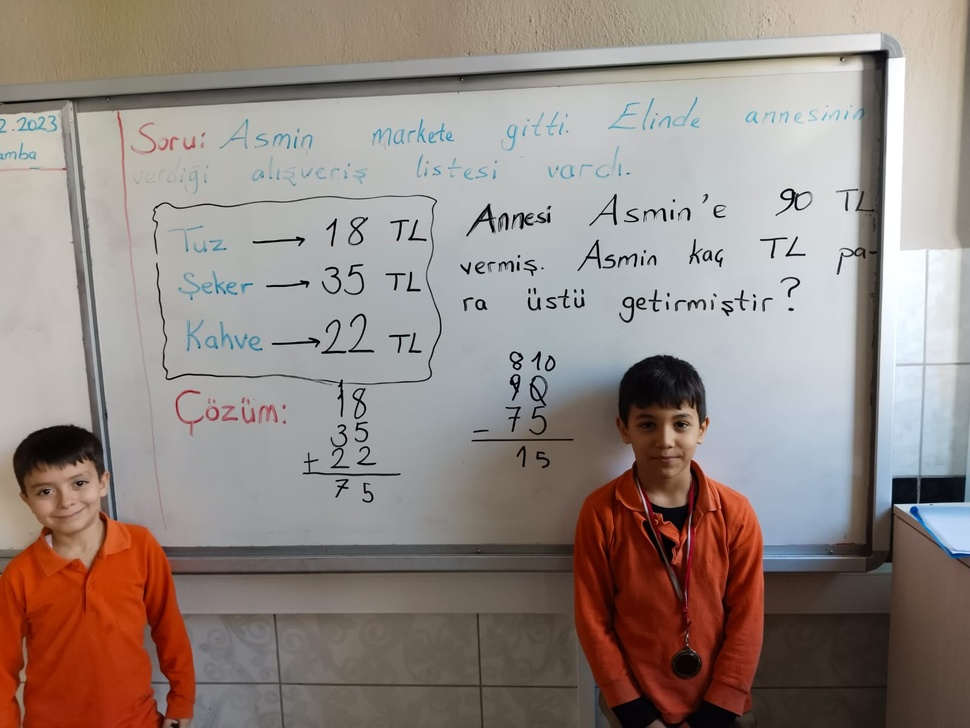
#> input picture erkekler.jpg, 970 x 728 px, shrunk from 1599 x 1200 before the run
$ python main.py
#> lines starting #> are read from the running program, lines starting #| are printed output that depends on the picture
import cv2
from PIL import Image
import numpy as np

# Yüz tanıma modeli yükleniyor
face_cascade = cv2.CascadeClassifier(cv2.data.haarcascades + 'haarcascade_frontalface_default.xml')

# Resmi yükle
img = cv2.imread('erkekler.jpg')
#> img is the input picture: shape (728, 970, 3); mean B, G, R 130.7, 136.2, 148.1

# Gri tona dönüştür
gray = cv2.cvtColor(img, cv2.COLOR_BGR2GRAY)
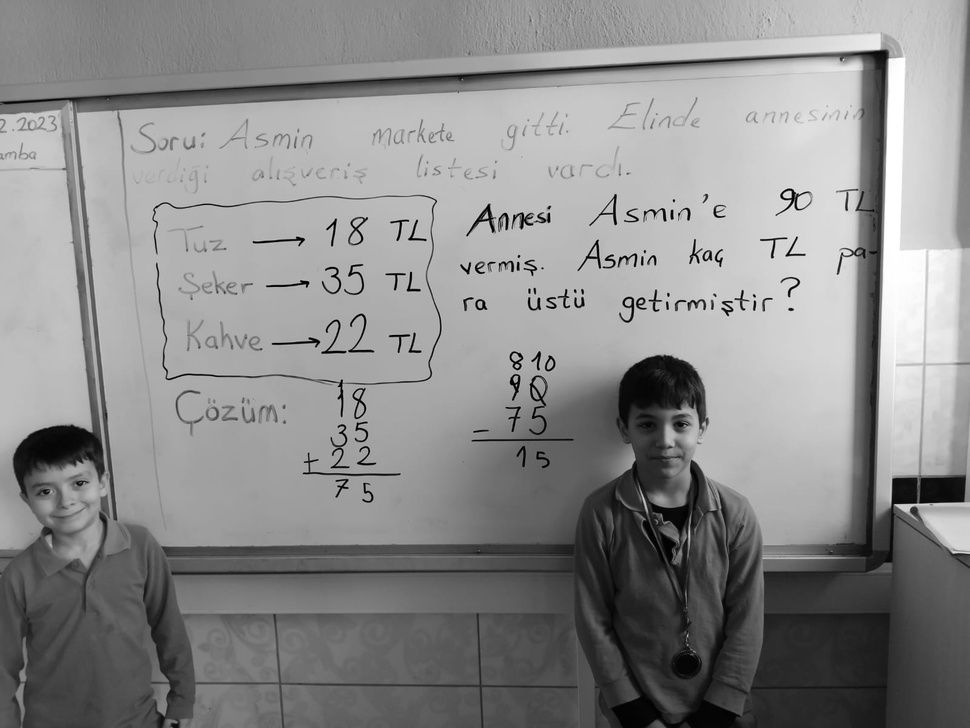
#> gray: shape (728, 970); min 0, max 255, mean 139.2

# Yüzleri tespit et
faces = face_cascade.detectMultiScale(gray, 1.3, 5)
#> faces = [[623, 392, 85, 85], [11, 448, 105, 105]]

# Her yüz için
for i, (x, y, w, h) in enumerate(faces):
    # Yüzü kırp
    cropped_img = img[y:y + h, x:x + w]

    # BGR'den RGB'ye dönüştür
    cropped_img_rgb = cv2.cvtColor(cropped_img, cv2.COLOR_BGR2RGB)

    # Kırpmış resmi Pillow kütüphanesiyle aç
    pil_image = Image.fromarray(cropped_img_rgb)

    # Her yüz için farklı bir dosya adı belirleyin
    dosya_adı = f"yuz_{i + 1}_portre.jpg"

    # Masaüstüne kaydet
    pil_image.save(dosya_adı)
#> this loop made 2 passes
#> pass 1, `cropped_img = img[y:y + h, x:x + w]`:
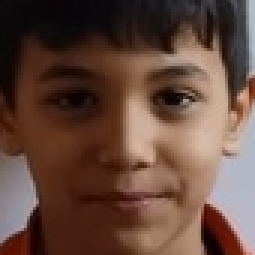
#> cropped_img: shape (85, 85, 3) (shown 3 times larger); mean B, G, R 60.7, 72.6, 100.3
#> pass 2, `cropped_img = img[y:y + h, x:x + w]`:
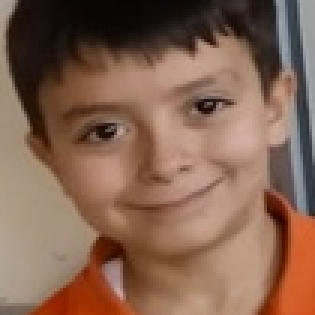
#> cropped_img: shape (105, 105, 3) (shown 3 times larger); mean B, G, R 81.5, 99.8, 133

print(f"{len(faces)} yüz portre başarıyla kaydedildi.")
#| 2 yüz portre başarıyla kaydedildi.
